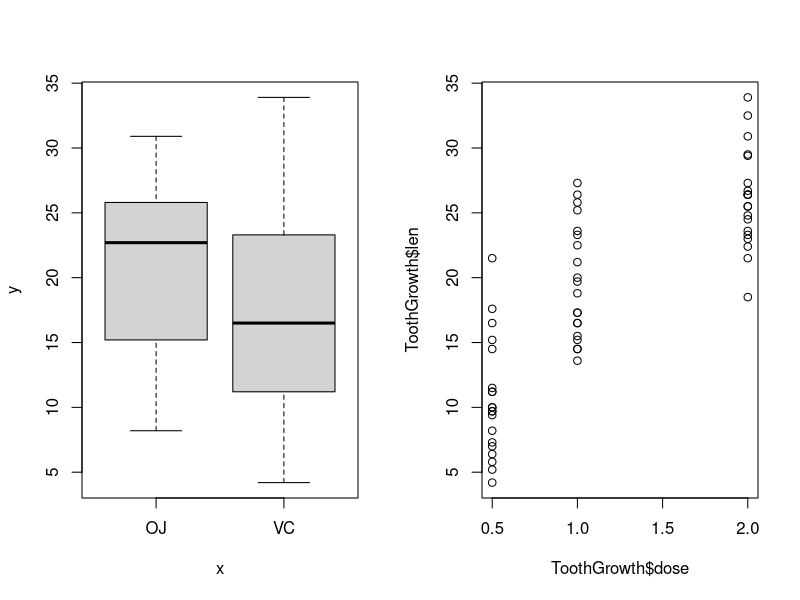

Generate this figure with R:
## ---- chunk 1
knitr::opts_chunk$set(echo = TRUE, tidy.opts = list(width.cutoff = 60), tidy = TRUE)
## ---- chunk 2
data(ToothGrowth)
table(ToothGrowth$supp, ToothGrowth$dose)
par(mfrow = c(1, 2))
plot(ToothGrowth$supp, ToothGrowth$len)
plot(ToothGrowth$dose, ToothGrowth$len)
## ---- chunk 3
suppOJ <- subset(ToothGrowth, supp == 'OJ')$len
suppVC <- subset(ToothGrowth, supp == 'VC')$len
sd(suppOJ)
sd(suppVC)
## ---- chunk 4
t.test(suppOJ, suppVC, alternative = "greater", paired = FALSE, var.equal = FALSE)$conf
## ---- chunk 5
supp0.5 <- subset(ToothGrowth, dose == 0.5)$len
supp1.0 <- subset(ToothGrowth, dose == 1.0)$len
supp2.0 <- subset(ToothGrowth, dose == 2.0)$len
sd(supp0.5)
sd(supp1.0)
sd(supp2.0)
## ---- chunk 6
t.test(supp2.0, supp1.0, alternative = "greater", paired = FALSE, var.equal = FALSE)$conf
t.test(supp1.0, supp0.5, alternative = "greater", paired = FALSE, var.equal = FALSE)$conf
